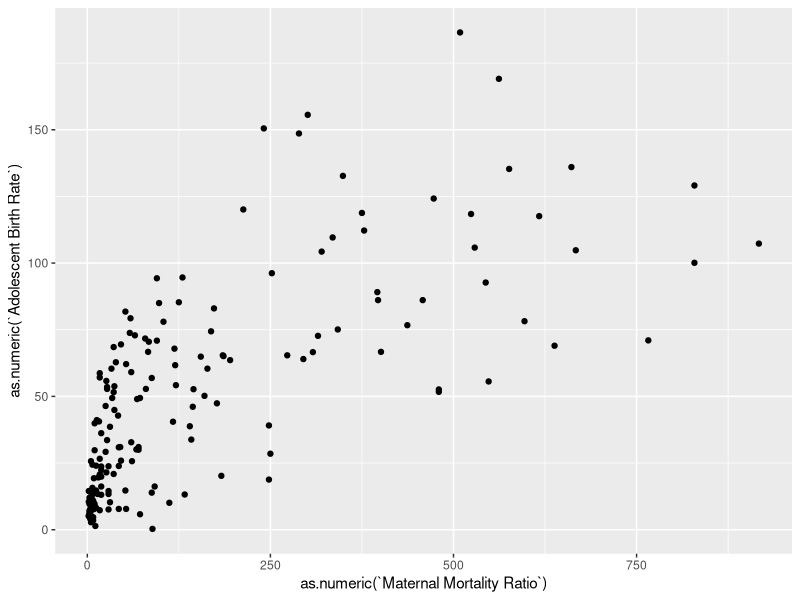
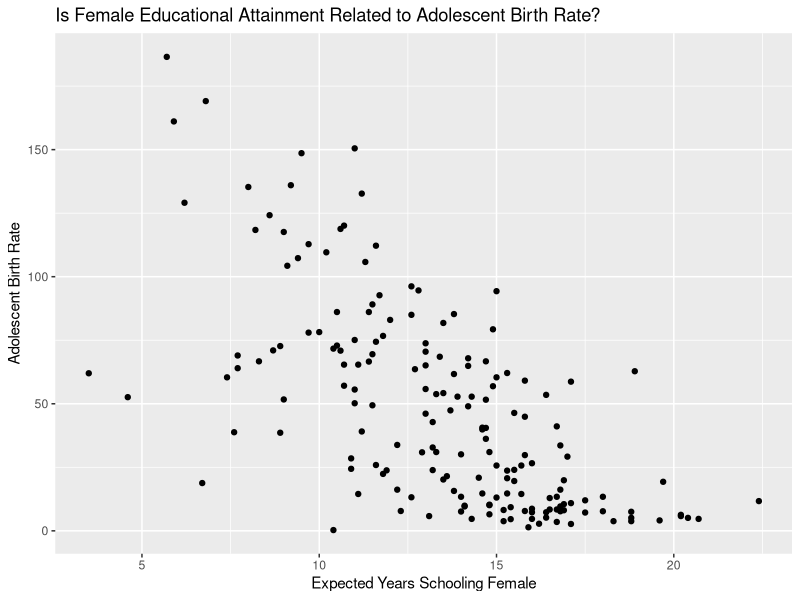
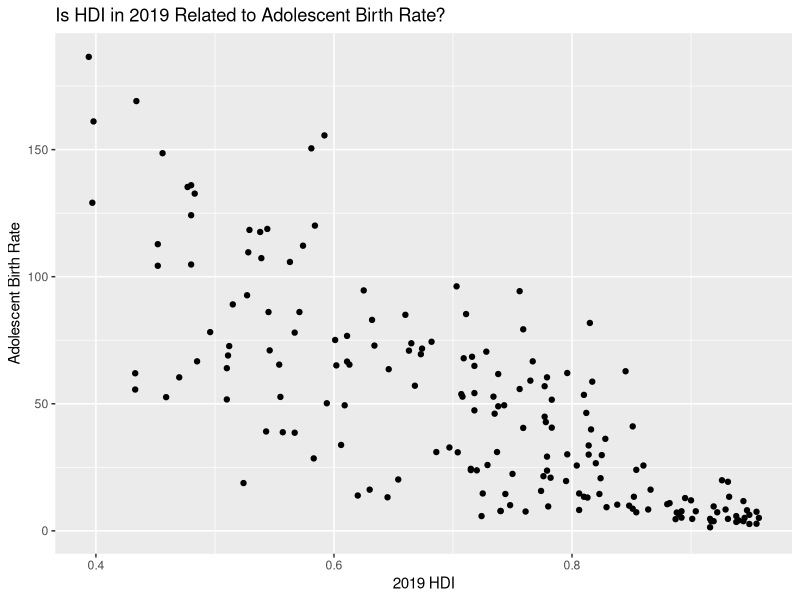
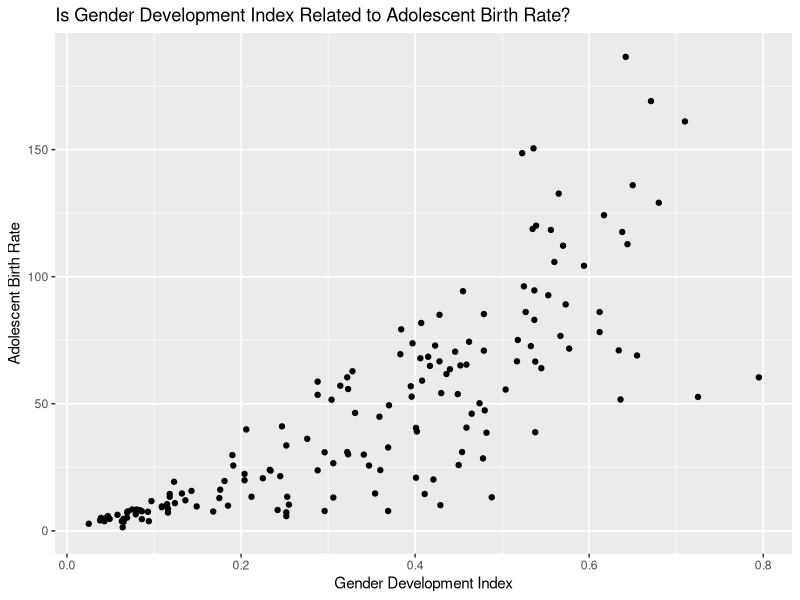

Source code (R) for these figures, in order:
## ---- chunk 1
library(tidyverse)
library(dplyr)
library(ggplot2)

knitr::opts_chunk$set(eval = TRUE, echo = FALSE, message = FALSE, warning = FALSE)
## ---- chunk 2
hdi1 <- read.csv("../data/HDI_Table1.csv")
hdi4 <- read.csv("../data/HDI_Table4.csv")
hdi5 <- read.csv("../data/HDI_Table5.csv")
hdi8 <- read.csv("../data/HDI_Table8.csv")
hdi10 <- read.csv("../data/HDI_Table10.csv")
adolescent_births <- read.csv("../data/Adolescent_Births.csv")
contraceptive_prevalence <- read.csv("../data/Contraceptive_Prevalence.csv")
## ---- chunk 3
hdi1_clean <- slice(hdi1, -c(1:7, 74, 128, 166, 200, 207:270))
hdi1_clean <- select(hdi1_clean, select = -c(X.1, X.3, X.5, X.7, X.9, X.11))
names(hdi1_clean) <- c("HDI Rank", "Country", "HDI 2019", "Life Expectancy Birth", "Expected Years Schooling", "Mean Years Schooling", "GNI Per Capita", "GNI Per Capita Minus HDI", "HDI 2018")

hdi4_clean <- slice(hdi4, -c(1:7, 74, 128, 166, 200, 207:264))
hdi4_clean <- select(hdi4_clean, select = -c(X.1, X.3, X.5, X.7, X.9, X.11, X.13, X.15, X.17, X.19, X.21, X.23))
names(hdi4_clean) <- c("HDI Rank", "Country", "Gender Development Index", "Gender Development Index Group", "HDI Female", "HDI Male", "Life Expectancy Birth Female", "Life Expectancy Birth Male", "Expected Years Schooling Female", "Expected Years Schooling Male", "Mean Years Schooling Female", "Mean Years Schooling Male", "Estimated GNI per Capita Female", "Estimated GNI per Capita Male")

hdi5_clean <- slice(hdi5, -c(1:7, 74, 128, 166, 200, 207:270))
hdi5_clean <- select(hdi5_clean, select = -c(X.1, X.3, X.5, X.7, X.9, X.11, X.13, X.15, X.17))
names(hdi5_clean) <- c("HDI Rank", "Country", "Gender Development Index", "Gender Development Index Rank", "Maternal Mortality Ratio", "Adolescent Birth Rate", "Seats Parliament Female", "Secondary Education Female", "Secondary Education Male", "Labour Participation Female", "Labour Participation Male")

hdi8_clean <- slice(hdi8, -c(1:7, 74, 128, 166, 200, 207:264))
hdi8_clean <- select(hdi8_clean, select = -c(X.1, X.3, X.5, X.7, X.9, X.11, X.13, X.15, X.17, X.19, X.21, X.23, X.25, X.27, X.29 : X.33))
names(hdi8_clean) <- c("HDI Rank", "Country", "Infants Breastfed", "Lack DTP Immunization", "Lack Measles Immunization", "Child Malnutrition", "Mortality Rate Infant", "Mortality Rate Under 5", "Mortality Rate Female", "Mortality Rate Male", "Mortality Rate Noncommunicable Female", "Mortality Rate Noncommunicable Male", "Malaria Incidence", "TB Incidence", "HIV Prevalence", "Healthy Life Expectancy at Birth", "Health Expenditure of GDP")

hdi10_clean <- slice(hdi10, -c(1:7, 74, 128, 166, 200, 207:260))
hdi10_clean <- select(hdi10_clean, select = -c(X.1, X.3, X.5, X.7, X.9, X.11, X.13, X.15, X.17, X.19, X.21, X.23))
names(hdi10_clean) <- c("HDI Rank", "Country", "GDP", "GDP per Capita", "GDP Annual Growth", "Labour Share", "Gross Fixed Capital Formation of GDP", "General Government Consumption of GDP", "General Government Consumption Annual Growth", "Total Tax Revenue of GDP", "Taxes Income Profits Capital Gains of TTR", "External Debt Stock of GNI", "Total Debt Service of GNI", "Consumer Price Index")

adolescent_births_clean <- select(adolescent_births, select = c(ParentLocation, Location, Period, IsLatestYear, FactValueNumeric, Value))
names(adolescent_births_clean) <- c("World Region", "Country", "Period", "Is Latest Year", "Adolescent Births", "Adolescent Births Text")

contraceptive_prevalence_clean <- slice(contraceptive_prevalence, -c(1:8))
contraceptive_prevalence_clean <- select(contraceptive_prevalence_clean, select = c(X, X.2, X.3, X.4, X.5, X.6, X.19))
names(contraceptive_prevalence_clean) <- c("Country", "Survey Start Year", "Survey End Year", "Age Group", "Contraceptive Any Method", "Contraceptive Modern Method", "Contraceptive Traditional Method")
## ---- chunk 4

country_joined <- hdi1_clean %>%
  inner_join(hdi10_clean, by = "Country")%>%
  inner_join(hdi4_clean, by = "Country")%>%
  inner_join(hdi5_clean, by = "Country")%>%
  inner_join(hdi8_clean, by = "Country")

contraceptives_joined <- contraceptive_prevalence_clean %>%
  inner_join(adolescent_births_clean, by = "Country")
## ---- chunk 5

## ---- chunk 6

## ---- chunk 7
ggplot(country_joined, aes(x = as.numeric(`Maternal Mortality Ratio`), 
                           y = as.numeric(`Adolescent Birth Rate`))) +
  geom_point()

## ---- chunk 8
country_joined %>%
  ggplot(aes(x= as.numeric(`Expected Years Schooling Female`), 
             y= as.numeric(`Adolescent Birth Rate`))) +
  geom_point() +
  labs(
    title= "Is Female Educational Attainment Related to Adolescent Birth Rate?",
    x="Expected Years Schooling Female",
    y="Adolescent Birth Rate"
  )
## ---- chunk 9
#country_joined %>%
  #filter(is.na())
## ---- chunk 10

## ---- chunk 11
country_joined %>%
  ggplot(aes(x= as.numeric(`HDI 2019`), 
             y= as.numeric(`Adolescent Birth Rate`))) +
  geom_point() +
  labs(
    title= "Is HDI in 2019 Related to Adolescent Birth Rate?",
    x="2019 HDI",
    y="Adolescent Birth Rate"
  )
## ---- chunk 12

## ---- chunk 13
country_joined %>%
  ggplot(aes(x= as.numeric(`Gender Development Index.y`), 
             y= as.numeric(`Adolescent Birth Rate`))) +
  geom_point() +
  labs(
    title= "Is Gender Development Index Related to Adolescent Birth Rate?",
    x="Gender Development Index",
    y="Adolescent Birth Rate"
  )
